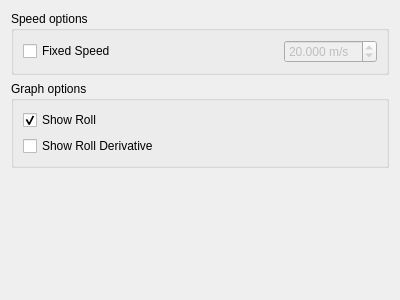
<?xml version="1.0" encoding="UTF-8"?>
<ui version="4.0">
 <class>SectionWidgetForced</class>
 <widget class="QWidget" name="SectionWidgetForced">
  <property name="geometry">
   <rect>
    <x>0</x>
    <y>0</y>
    <width>400</width>
    <height>300</height>
   </rect>
  </property>
  <property name="windowTitle">
   <string>Form</string>
  </property>
  <layout class="QGridLayout" name="gridLayout">
   <item row="0" column="0">
    <widget class="QGroupBox" name="groupBox">
     <property name="title">
      <string>Speed options</string>
     </property>
     <layout class="QGridLayout" name="gridLayout_2">
      <item row="0" column="3">
       <widget class="QDoubleSpinBox" name="inputSpeed">
        <property name="enabled">
         <bool>false</bool>
        </property>
        <property name="suffix">
         <string> m/s</string>
        </property>
        <property name="decimals">
         <number>3</number>
        </property>
        <property name="maximum">
         <double>500.000000000000000</double>
        </property>
        <property name="value">
         <double>20.000000000000000</double>
        </property>
       </widget>
      </item>
      <item row="0" column="1">
       <widget class="QCheckBox" name="useFixedSpeed">
        <property name="text">
         <string>Fixed Speed</string>
        </property>
       </widget>
      </item>
      <item row="0" column="2">
       <spacer name="horizontalSpacer">
        <property name="orientation">
         <enum>Qt::Horizontal</enum>
        </property>
        <property name="sizeHint" stdset="0">
         <size>
          <width>40</width>
          <height>20</height>
         </size>
        </property>
       </spacer>
      </item>
     </layout>
    </widget>
   </item>
   <item row="1" column="0">
    <widget class="QGroupBox" name="groupBox_3">
     <property name="title">
      <string>Graph options</string>
     </property>
     <layout class="QGridLayout" name="gridLayout_4">
      <item row="0" column="0">
       <widget class="QCheckBox" name="showRoll">
        <property name="text">
         <string>Show Roll</string>
        </property>
        <property name="checked">
         <bool>true</bool>
        </property>
       </widget>
      </item>
      <item row="1" column="0">
       <widget class="QCheckBox" name="showShowRollDerivative">
        <property name="text">
         <string>Show Roll Derivative</string>
        </property>
       </widget>
      </item>
     </layout>
    </widget>
   </item>
   <item row="2" column="0">
    <spacer name="verticalSpacer">
     <property name="orientation">
      <enum>Qt::Vertical</enum>
     </property>
     <property name="sizeHint" stdset="0">
      <size>
       <width>20</width>
       <height>40</height>
      </size>
     </property>
    </spacer>
   </item>
  </layout>
 </widget>
 <resources/>
 <connections/>
</ui>
